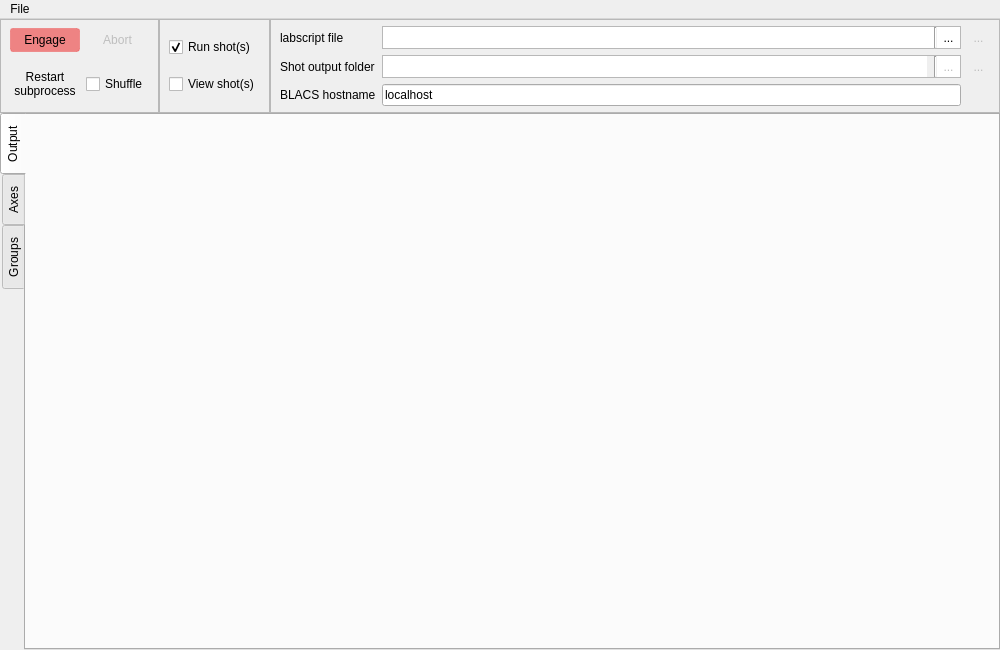
<?xml version="1.0" encoding="UTF-8"?>
<ui version="4.0">
 <class>MainWindow</class>
 <widget class="QMainWindow" name="MainWindow">
  <property name="geometry">
   <rect>
    <x>0</x>
    <y>0</y>
    <width>1000</width>
    <height>650</height>
   </rect>
  </property>
  <property name="windowTitle">
   <string>runmanager - the labscript suite</string>
  </property>
  <property name="windowIcon">
   <iconset>
    <normaloff>:/qtutils/custom/runmanager.png</normaloff>:/qtutils/custom/runmanager.png</iconset>
  </property>
  <property name="styleSheet">
   <string notr="true"/>
  </property>
  <property name="unifiedTitleAndToolBarOnMac">
   <bool>false</bool>
  </property>
  <widget class="QWidget" name="centralwidget">
   <property name="styleSheet">
    <string notr="true">QPushButton {
     border: none;
     padding: 4px;
 }

QPushButton:hover {
     background-color: qlineargradient(x1: 0, y1: 0, x2: 0, y2: 1,
                                       stop: 0 #f6f7fa, stop: 1 #dadbde);
     border: 1px solid #8f8f91;
     border-radius: 3px;
 }

 QPushButton:pressed {
     background-color: qlineargradient(x1: 0, y1: 0, x2: 0, y2: 1,
                                       stop: 0 #dadbde, stop: 1 #f6f7fa);
     border: 1px solid #8f8f91;
     border-radius: 3px;
 }

QPushButton:checked {
     background-color: #dadbde;
     border: 1px solid #8f8f91;
     border-radius: 3px;
 }

QPushButton:hover:checked {
     background-color: qlineargradient(x1: 0, y1: 0, x2: 0, y2: 1,
                                       stop: 0 #dadbde, stop: 1 #f6f7fa);
     border: 1px solid #8f8f91;
     border-radius: 3px;
 }

QToolButton {
     border: none;
     padding: 2px;
 }

QToolButton:hover {
     background-color: qlineargradient(x1: 0, y1: 0, x2: 0, y2: 1,
                                       stop: 0 #f6f7fa, stop: 1 #dadbde);
     border: 1px solid #8f8f91;
     border-radius: 3px;
 }

 QToolButton:pressed {
     background-color: qlineargradient(x1: 0, y1: 0, x2: 0, y2: 1,
                                       stop: 0 #dadbde, stop: 1 #f6f7fa);
     border: 1px solid #8f8f91;
     border-radius: 3px;
 }

QToolButton:checked {
     background-color: #dadbde;
     border: 1px solid #8f8f91;
     border-radius: 3px;
 }

QToolButton:hover:checked {
     background-color: qlineargradient(x1: 0, y1: 0, x2: 0, y2: 1,
                                       stop: 0 #dadbde, stop: 1 #f6f7fa);
     border: 1px solid #8f8f91;
     border-radius: 3px;
 }
</string>
   </property>
   <layout class="QVBoxLayout" name="verticalLayout">
    <property name="spacing">
     <number>0</number>
    </property>
    <property name="margin">
     <number>0</number>
    </property>
    <item>
     <layout class="QHBoxLayout" name="horizontalLayout_3">
      <property name="spacing">
       <number>0</number>
      </property>
      <property name="sizeConstraint">
       <enum>QLayout::SetDefaultConstraint</enum>
      </property>
      <item>
       <widget class="QFrame" name="frame">
        <property name="styleSheet">
         <string notr="true"/>
        </property>
        <property name="frameShape">
         <enum>QFrame::StyledPanel</enum>
        </property>
        <layout class="QGridLayout" name="gridLayout">
         <property name="topMargin">
          <number>0</number>
         </property>
         <property name="bottomMargin">
          <number>0</number>
         </property>
         <item row="0" column="1">
          <widget class="QPushButton" name="pushButton_abort">
           <property name="enabled">
            <bool>false</bool>
           </property>
           <property name="focusPolicy">
            <enum>Qt::NoFocus</enum>
           </property>
           <property name="toolTip">
            <string>Stop compiling shots after the current shot is compiled.
 To interrupt a compilation mid-shot, use the 'Restart subprocess' button</string>
           </property>
           <property name="text">
            <string>Abort</string>
           </property>
           <property name="icon">
            <iconset>
             <normaloff>:/qtutils/fugue/cross-octagon.png</normaloff>:/qtutils/fugue/cross-octagon.png</iconset>
           </property>
          </widget>
         </item>
         <item row="0" column="0">
          <widget class="QPushButton" name="pushButton_engage">
           <property name="enabled">
            <bool>true</bool>
           </property>
           <property name="focusPolicy">
            <enum>Qt::NoFocus</enum>
           </property>
           <property name="toolTip">
            <string>&lt;html&gt;&lt;head/&gt;&lt;body&gt;&lt;p&gt;Compile pending shots, submit them to BLACS if &quot;run shots&quot; is checked, and send them to runviewer if &quot;view shots&quot; is checked.&lt;/p&gt;&lt;/body&gt;&lt;/html&gt;</string>
           </property>
           <property name="autoFillBackground">
            <bool>false</bool>
           </property>
           <property name="styleSheet">
            <string notr="true">QPushButton {
	 background-color: rgba(238,96,96,192);
     border: 1px solid rgba(238,96,96,128);
	  border-radius: 3px;
     padding: 4px;
 }

QPushButton:hover {
     background-color: qlineargradient(x1: 0, y1: 0, x2: 0, y2: 1,
                                       stop: 0 #ff7878, stop: 1 #dd4848);
     border: None;
	 border-radius: 3px;
 }

 QPushButton:pressed {
     background-color: qlineargradient(x1: 0, y1: 0, x2: 0, y2: 1,
                                       stop: 0 #dd4848, stop: 1 #ff7878);
     border: 1px solid #8f8f91;
     border-radius: 3px;
 }</string>
           </property>
           <property name="text">
            <string>Engage</string>
           </property>
           <property name="icon">
            <iconset>
             <normaloff>:/qtutils/fugue/control.png</normaloff>:/qtutils/fugue/control.png</iconset>
           </property>
           <property name="autoDefault">
            <bool>false</bool>
           </property>
           <property name="flat">
            <bool>false</bool>
           </property>
          </widget>
         </item>
         <item row="1" column="0">
          <widget class="QPushButton" name="pushButton_restart_subprocess">
           <property name="focusPolicy">
            <enum>Qt::NoFocus</enum>
           </property>
           <property name="toolTip">
            <string>&lt;html&gt;&lt;head/&gt;&lt;body&gt;&lt;p&gt;Forcefully restart the compilation subprocess, stopping any compilation in process.&lt;/p&gt;&lt;p&gt;This can be useful if the child process is misbehaving for any reason.&lt;/p&gt;&lt;/body&gt;&lt;/html&gt;</string>
           </property>
           <property name="text">
            <string>Restart
subprocess</string>
           </property>
           <property name="icon">
            <iconset>
             <normaloff>:/qtutils/fugue/arrow-circle-135-left.png</normaloff>:/qtutils/fugue/arrow-circle-135-left.png</iconset>
           </property>
          </widget>
         </item>
         <item row="1" column="1">
          <widget class="QCheckBox" name="pushButton_shuffle">
           <property name="focusPolicy">
            <enum>Qt::NoFocus</enum>
           </property>
           <property name="toolTip">
            <string>&lt;html&gt;&lt;head/&gt;&lt;body&gt;&lt;p&gt;Send compiled shots to BLACS in a random order, to prevent scanned parameters correlating with temporal drifts.&lt;/p&gt;&lt;/body&gt;&lt;/html&gt;</string>
           </property>
           <property name="text">
            <string>Shuffle</string>
           </property>
           <property name="icon">
            <iconset>
             <normaloff>:/qtutils/fugue/arrow-switch.png</normaloff>:/qtutils/fugue/arrow-switch.png</iconset>
           </property>
           <property name="checkable">
            <bool>true</bool>
           </property>
           <property name="tristate">
            <bool>false</bool>
           </property>
          </widget>
         </item>
        </layout>
       </widget>
      </item>
      <item>
       <widget class="QFrame" name="frame">
        <property name="sizePolicy">
         <sizepolicy hsizetype="Minimum" vsizetype="Preferred">
          <horstretch>0</horstretch>
          <verstretch>0</verstretch>
         </sizepolicy>
        </property>
        <property name="frameShape">
         <enum>QFrame::StyledPanel</enum>
        </property>
        <layout class="QVBoxLayout" name="verticalLayout_2">
         <property name="spacing">
          <number>9</number>
         </property>
         <property name="sizeConstraint">
          <enum>QLayout::SetDefaultConstraint</enum>
         </property>
         <item>
          <widget class="QCheckBox" name="checkBox_run_shots">
           <property name="toolTip">
            <string>Send the shot files to BLACS after compilation</string>
           </property>
           <property name="text">
            <string>Run shot(s)</string>
           </property>
           <property name="checked">
            <bool>true</bool>
           </property>
          </widget>
         </item>
         <item>
          <widget class="QCheckBox" name="checkBox_view_shots">
           <property name="toolTip">
            <string>Open the shot files in runviewer after compilation</string>
           </property>
           <property name="text">
            <string>View shot(s)</string>
           </property>
          </widget>
         </item>
        </layout>
       </widget>
      </item>
      <item>
       <widget class="QFrame" name="frame">
        <property name="sizePolicy">
         <sizepolicy hsizetype="Expanding" vsizetype="Preferred">
          <horstretch>1</horstretch>
          <verstretch>0</verstretch>
         </sizepolicy>
        </property>
        <property name="frameShape">
         <enum>QFrame::StyledPanel</enum>
        </property>
        <property name="frameShadow">
         <enum>QFrame::Plain</enum>
        </property>
        <layout class="QGridLayout" name="gridLayout_3">
         <property name="sizeConstraint">
          <enum>QLayout::SetDefaultConstraint</enum>
         </property>
         <property name="leftMargin">
          <number>9</number>
         </property>
         <property name="topMargin">
          <number>6</number>
         </property>
         <property name="bottomMargin">
          <number>6</number>
         </property>
         <item row="2" column="1">
          <widget class="QLineEdit" name="lineEdit_BLACS_hostname">
           <property name="toolTip">
            <string>&lt;html&gt;&lt;head/&gt;&lt;body&gt;&lt;p&gt;The host computer running BLACS.&lt;/p&gt;&lt;/body&gt;&lt;/html&gt;</string>
           </property>
           <property name="text">
            <string>localhost</string>
           </property>
           <property name="frame">
            <bool>true</bool>
           </property>
          </widget>
         </item>
         <item row="0" column="0">
          <widget class="QLabel" name="label_3">
           <property name="text">
            <string>labscript file</string>
           </property>
          </widget>
         </item>
         <item row="1" column="2">
          <widget class="QToolButton" name="toolButton_reset_shot_output_folder">
           <property name="enabled">
            <bool>false</bool>
           </property>
           <property name="toolTip">
            <string>&lt;html&gt;&lt;head/&gt;&lt;body&gt;&lt;p&gt;Reset to default output folder.&lt;/p&gt;&lt;p&gt;If the folder does not exist it will be created at compile-time.&lt;/p&gt;&lt;/body&gt;&lt;/html&gt;</string>
           </property>
           <property name="text">
            <string>...</string>
           </property>
           <property name="icon">
            <iconset>
             <normaloff>:/qtutils/fugue/arrow-turn-180-left.png</normaloff>:/qtutils/fugue/arrow-turn-180-left.png</iconset>
           </property>
          </widget>
         </item>
         <item row="1" column="0">
          <widget class="QLabel" name="label_2">
           <property name="text">
            <string>Shot output folder</string>
           </property>
          </widget>
         </item>
         <item row="2" column="0">
          <widget class="QLabel" name="label">
           <property name="text">
            <string>BLACS hostname</string>
           </property>
          </widget>
         </item>
         <item row="0" column="2">
          <widget class="QToolButton" name="toolButton_edit_labscript_file">
           <property name="enabled">
            <bool>false</bool>
           </property>
           <property name="toolTip">
            <string>&lt;html&gt;&lt;head/&gt;&lt;body&gt;&lt;p&gt;Edit this labscript file in a text editor.&lt;/p&gt;&lt;/body&gt;&lt;/html&gt;</string>
           </property>
           <property name="text">
            <string>...</string>
           </property>
           <property name="icon">
            <iconset>
             <normaloff>:/qtutils/fugue/document--pencil.png</normaloff>:/qtutils/fugue/document--pencil.png</iconset>
           </property>
          </widget>
         </item>
         <item row="1" column="1">
          <widget class="QFrame" name="frame">
           <property name="sizePolicy">
            <sizepolicy hsizetype="Preferred" vsizetype="Preferred">
             <horstretch>0</horstretch>
             <verstretch>0</verstretch>
            </sizepolicy>
           </property>
           <property name="sizeIncrement">
            <size>
             <width>0</width>
             <height>0</height>
            </size>
           </property>
           <property name="frameShape">
            <enum>QFrame::StyledPanel</enum>
           </property>
           <layout class="QHBoxLayout" name="horizontalLayout">
            <property name="spacing">
             <number>0</number>
            </property>
            <property name="margin">
             <number>0</number>
            </property>
            <item>
             <widget class="QLineEdit" name="lineEdit_shot_output_folder">
              <property name="sizePolicy">
               <sizepolicy hsizetype="Expanding" vsizetype="Ignored">
                <horstretch>0</horstretch>
                <verstretch>0</verstretch>
               </sizepolicy>
              </property>
              <property name="toolTip">
               <string>&lt;html&gt;&lt;head/&gt;&lt;body&gt;&lt;p&gt;The folder in which newly compiled shot files will be placed.&lt;/p&gt;&lt;p&gt;If the folder does not exist, it will be created at compile time.&lt;/p&gt;&lt;/body&gt;&lt;/html&gt;</string>
              </property>
              <property name="styleSheet">
               <string notr="true"/>
              </property>
              <property name="frame">
               <bool>false</bool>
              </property>
              <property name="readOnly">
               <bool>true</bool>
              </property>
             </widget>
            </item>
            <item>
             <widget class="QLabel" name="label_non_default_folder">
              <property name="toolTip">
               <string>&lt;html&gt;&lt;head/&gt;&lt;body&gt;&lt;p&gt;Non-default output folder chosen: all shots will be produced in this folder.&lt;/p&gt;&lt;p&gt;New folders will not automatically be created for new sequences/dates/etc.&lt;/p&gt;&lt;p&gt;To reset to the default output folder, click the 'reset to default output folder' button.&lt;/p&gt;&lt;/body&gt;&lt;/html&gt;</string>
              </property>
              <property name="text">
               <string/>
              </property>
              <property name="pixmap">
               <pixmap>:/qtutils/fugue/exclamation-white.png</pixmap>
              </property>
             </widget>
            </item>
            <item>
             <widget class="Line" name="line_2">
              <property name="orientation">
               <enum>Qt::Vertical</enum>
              </property>
             </widget>
            </item>
            <item>
             <widget class="QToolButton" name="toolButton_select_shot_output_folder">
              <property name="enabled">
               <bool>false</bool>
              </property>
              <property name="toolTip">
               <string>Select folder ...</string>
              </property>
              <property name="styleSheet">
               <string notr="true">QToolButton{
    border: none;
    background: white;
    padding: 2px;
}

QToolButton:hover {
     background-color: qlineargradient(x1: 0, y1: 0, x2: 0, y2: 1,
                                       stop: 0 #f6f7fa, stop: 1 #dadbde);
 }

 QToolButton:pressed {
     background-color: qlineargradient(x1: 0, y1: 0, x2: 0, y2: 1,
                                       stop: 0 #dadbde, stop: 1 #f6f7fa);
 }</string>
              </property>
              <property name="text">
               <string>...</string>
              </property>
              <property name="icon">
               <iconset>
                <normaloff>:/qtutils/fugue/folder-horizontal-open.png</normaloff>:/qtutils/fugue/folder-horizontal-open.png</iconset>
              </property>
             </widget>
            </item>
           </layout>
          </widget>
         </item>
         <item row="0" column="1">
          <widget class="QFrame" name="frame">
           <property name="autoFillBackground">
            <bool>false</bool>
           </property>
           <property name="styleSheet">
            <string notr="true">QToolButton{
    background: rgb(224,224,224);
    padding: 3px;
}</string>
           </property>
           <property name="frameShape">
            <enum>QFrame::StyledPanel</enum>
           </property>
           <layout class="QHBoxLayout" name="horizontalLayout_2">
            <property name="spacing">
             <number>0</number>
            </property>
            <property name="margin">
             <number>0</number>
            </property>
            <item>
             <widget class="QLineEdit" name="lineEdit_labscript_file">
              <property name="sizePolicy">
               <sizepolicy hsizetype="Expanding" vsizetype="Ignored">
                <horstretch>0</horstretch>
                <verstretch>0</verstretch>
               </sizepolicy>
              </property>
              <property name="toolTip">
               <string>The labscript file to compile.</string>
              </property>
              <property name="styleSheet">
               <string notr="true"/>
              </property>
              <property name="frame">
               <bool>false</bool>
              </property>
              <property name="readOnly">
               <bool>true</bool>
              </property>
             </widget>
            </item>
            <item>
             <widget class="Line" name="line">
              <property name="orientation">
               <enum>Qt::Vertical</enum>
              </property>
             </widget>
            </item>
            <item>
             <widget class="QToolButton" name="toolButton_select_labscript_file">
              <property name="toolTip">
               <string>Select a file ...</string>
              </property>
              <property name="styleSheet">
               <string notr="true">QToolButton{
    border: none;
    background: white;
    padding: 2px;
}

QToolButton:hover {
     background-color: qlineargradient(x1: 0, y1: 0, x2: 0, y2: 1,
                                       stop: 0 #f6f7fa, stop: 1 #dadbde);
 }

 QToolButton:pressed {
     background-color: qlineargradient(x1: 0, y1: 0, x2: 0, y2: 1,
                                       stop: 0 #dadbde, stop: 1 #f6f7fa);
 }</string>
              </property>
              <property name="text">
               <string>...</string>
              </property>
              <property name="icon">
               <iconset>
                <normaloff>:/qtutils/custom/python-document.png</normaloff>:/qtutils/custom/python-document.png</iconset>
              </property>
             </widget>
            </item>
           </layout>
          </widget>
         </item>
        </layout>
       </widget>
      </item>
     </layout>
    </item>
    <item>
     <widget class="FingerTabWidget" name="tabWidget">
      <property name="sizePolicy">
       <sizepolicy hsizetype="Expanding" vsizetype="Expanding">
        <horstretch>0</horstretch>
        <verstretch>1</verstretch>
       </sizepolicy>
      </property>
      <property name="autoFillBackground">
       <bool>false</bool>
      </property>
      <property name="styleSheet">
       <string notr="true">QTabBar{ font-size: 9pt }</string>
      </property>
      <property name="tabPosition">
       <enum>QTabWidget::West</enum>
      </property>
      <property name="tabShape">
       <enum>QTabWidget::Rounded</enum>
      </property>
      <property name="currentIndex">
       <number>0</number>
      </property>
      <property name="elideMode">
       <enum>Qt::ElideRight</enum>
      </property>
      <property name="usesScrollButtons">
       <bool>true</bool>
      </property>
      <property name="documentMode">
       <bool>false</bool>
      </property>
      <property name="tabsClosable">
       <bool>false</bool>
      </property>
      <property name="movable">
       <bool>true</bool>
      </property>
      <widget class="QWidget" name="tab_output">
       <attribute name="icon">
        <iconset>
         <normaloff>:/qtutils/fugue/terminal.png</normaloff>:/qtutils/fugue/terminal.png</iconset>
       </attribute>
       <attribute name="title">
        <string>Output</string>
       </attribute>
       <attribute name="toolTip">
        <string>&lt;html&gt;&lt;head/&gt;&lt;body&gt;&lt;p&gt;View textual output of compilation.&lt;/p&gt;&lt;/body&gt;&lt;/html&gt;</string>
       </attribute>
       <layout class="QVBoxLayout" name="verticalLayout_5">
        <property name="spacing">
         <number>0</number>
        </property>
        <property name="margin">
         <number>0</number>
        </property>
        <item>
         <layout class="QVBoxLayout" name="verticalLayout_output_tab"/>
        </item>
       </layout>
      </widget>
      <widget class="QWidget" name="tab_axes">
       <attribute name="icon">
        <iconset>
         <normaloff>:/qtutils/custom/outer.png</normaloff>:/qtutils/custom/outer.png</iconset>
       </attribute>
       <attribute name="title">
        <string>Axes</string>
       </attribute>
       <attribute name="toolTip">
        <string>&lt;html&gt;&lt;head/&gt;&lt;body&gt;&lt;p&gt;See and change settings for the axes of the currently described parameter space.&lt;/p&gt;&lt;/body&gt;&lt;/html&gt;</string>
       </attribute>
       <layout class="QHBoxLayout" name="horizontalLayout_4">
        <property name="spacing">
         <number>0</number>
        </property>
        <property name="margin">
         <number>0</number>
        </property>
        <item>
         <layout class="QVBoxLayout" name="verticalLayout_4">
          <property name="spacing">
           <number>6</number>
          </property>
          <property name="leftMargin">
           <number>3</number>
          </property>
          <property name="rightMargin">
           <number>3</number>
          </property>
          <item>
           <spacer name="verticalSpacer">
            <property name="orientation">
             <enum>Qt::Vertical</enum>
            </property>
            <property name="sizeHint" stdset="0">
             <size>
              <width>20</width>
              <height>40</height>
             </size>
            </property>
           </spacer>
          </item>
          <item>
           <widget class="QToolButton" name="toolButton_axis_to_top">
            <property name="toolTip">
             <string>Move selected axis to top</string>
            </property>
            <property name="text">
             <string>...</string>
            </property>
            <property name="icon">
             <iconset>
              <normaloff>:/qtutils/fugue/arrow-stop-090.png</normaloff>:/qtutils/fugue/arrow-stop-090.png</iconset>
            </property>
           </widget>
          </item>
          <item>
           <widget class="QToolButton" name="toolButton_axis_up">
            <property name="toolTip">
             <string>Move selected axis up</string>
            </property>
            <property name="text">
             <string>...</string>
            </property>
            <property name="icon">
             <iconset>
              <normaloff>:/qtutils/fugue/arrow-090.png</normaloff>:/qtutils/fugue/arrow-090.png</iconset>
            </property>
           </widget>
          </item>
          <item>
           <widget class="QToolButton" name="toolButton_axis_down">
            <property name="toolTip">
             <string>Move selected axis down</string>
            </property>
            <property name="text">
             <string>...</string>
            </property>
            <property name="icon">
             <iconset>
              <normaloff>:/qtutils/fugue/arrow-270.png</normaloff>:/qtutils/fugue/arrow-270.png</iconset>
            </property>
           </widget>
          </item>
          <item>
           <widget class="QToolButton" name="toolButton_axis_to_bottom">
            <property name="toolTip">
             <string>Move selected axis to bottom</string>
            </property>
            <property name="text">
             <string>...</string>
            </property>
            <property name="icon">
             <iconset>
              <normaloff>:/qtutils/fugue/arrow-stop-270.png</normaloff>:/qtutils/fugue/arrow-stop-270.png</iconset>
            </property>
           </widget>
          </item>
          <item>
           <spacer name="verticalSpacer_2">
            <property name="orientation">
             <enum>Qt::Vertical</enum>
            </property>
            <property name="sizeHint" stdset="0">
             <size>
              <width>20</width>
              <height>40</height>
             </size>
            </property>
           </spacer>
          </item>
         </layout>
        </item>
        <item>
         <widget class="QScrollArea" name="scrollArea">
          <property name="frameShape">
           <enum>QFrame::NoFrame</enum>
          </property>
          <property name="widgetResizable">
           <bool>true</bool>
          </property>
          <widget class="QWidget" name="scrollAreaWidgetContents">
           <property name="geometry">
            <rect>
             <x>0</x>
             <y>0</y>
             <width>926</width>
             <height>486</height>
            </rect>
           </property>
           <layout class="QVBoxLayout" name="verticalLayout_7">
            <property name="spacing">
             <number>0</number>
            </property>
            <property name="margin">
             <number>0</number>
            </property>
            <item>
             <widget class="TreeView" name="treeView_axes">
              <property name="editTriggers">
               <set>QAbstractItemView::NoEditTriggers</set>
              </property>
              <property name="selectionMode">
               <enum>QAbstractItemView::ExtendedSelection</enum>
              </property>
              <property name="selectionBehavior">
               <enum>QAbstractItemView::SelectRows</enum>
              </property>
              <property name="alternatingRowColors">
               <bool>true</bool>
              </property>
             </widget>
            </item>
           </layout>
          </widget>
         </widget>
        </item>
       </layout>
      </widget>
      <widget class="QWidget" name="tab_groups">
       <attribute name="icon">
        <iconset>
         <normaloff>:/qtutils/fugue/tables-stacks.png</normaloff>:/qtutils/fugue/tables-stacks.png</iconset>
       </attribute>
       <attribute name="title">
        <string>Groups</string>
       </attribute>
       <attribute name="toolTip">
        <string>&lt;html&gt;&lt;head/&gt;&lt;body&gt;&lt;p&gt;Select files and groups of globals to view and edit in runviewer.&lt;/p&gt;&lt;/body&gt;&lt;/html&gt;</string>
       </attribute>
       <layout class="QVBoxLayout" name="verticalLayout_8">
        <property name="spacing">
         <number>0</number>
        </property>
        <property name="margin">
         <number>0</number>
        </property>
        <item>
         <layout class="QHBoxLayout" name="horizontalLayout_5">
          <property name="spacing">
           <number>9</number>
          </property>
          <property name="margin">
           <number>3</number>
          </property>
          <item>
           <widget class="QPushButton" name="pushButton_open_globals_file">
            <property name="focusPolicy">
             <enum>Qt::NoFocus</enum>
            </property>
            <property name="toolTip">
             <string>&lt;html&gt;&lt;head/&gt;&lt;body&gt;&lt;p&gt;Load an HDF file containing globals into runviewer.&lt;/p&gt;&lt;/body&gt;&lt;/html&gt;</string>
            </property>
            <property name="text">
             <string>Open globals file</string>
            </property>
            <property name="icon">
             <iconset>
              <normaloff>:/qtutils/fugue/folder-open-table.png</normaloff>:/qtutils/fugue/folder-open-table.png</iconset>
            </property>
           </widget>
          </item>
          <item>
           <widget class="QPushButton" name="pushButton_new_globals_file">
            <property name="focusPolicy">
             <enum>Qt::NoFocus</enum>
            </property>
            <property name="toolTip">
             <string>&lt;html&gt;&lt;head/&gt;&lt;body&gt;&lt;p&gt;Create a new HDF file to store globals in.&lt;/p&gt;&lt;/body&gt;&lt;/html&gt;</string>
            </property>
            <property name="text">
             <string>New globals file</string>
            </property>
            <property name="icon">
             <iconset>
              <normaloff>:/qtutils/fugue/table--plus.png</normaloff>:/qtutils/fugue/table--plus.png</iconset>
            </property>
           </widget>
          </item>
          <item>
           <widget class="QPushButton" name="pushButton_diff_globals_file">
            <property name="focusPolicy">
             <enum>Qt::NoFocus</enum>
            </property>
            <property name="toolTip">
             <string>&lt;html&gt;&lt;head/&gt;&lt;body&gt;&lt;p&gt;Compare the globals stored in an HDF5 file with those currently in use by runmanager.&lt;/p&gt;&lt;/body&gt;&lt;/html&gt;</string>
            </property>
            <property name="text">
             <string>Diff globals file</string>
            </property>
            <property name="icon">
             <iconset>
              <normaloff>:/qtutils/fugue/tables.png</normaloff>:/qtutils/fugue/tables.png</iconset>
            </property>
           </widget>
          </item>
          <item>
           <spacer name="horizontalSpacer">
            <property name="orientation">
             <enum>Qt::Horizontal</enum>
            </property>
            <property name="sizeHint" stdset="0">
             <size>
              <width>40</width>
              <height>20</height>
             </size>
            </property>
           </spacer>
          </item>
         </layout>
        </item>
        <item>
         <widget class="QScrollArea" name="scrollArea_2">
          <property name="frameShape">
           <enum>QFrame::NoFrame</enum>
          </property>
          <property name="widgetResizable">
           <bool>true</bool>
          </property>
          <widget class="QWidget" name="scrollAreaWidgetContents_2">
           <property name="geometry">
            <rect>
             <x>0</x>
             <y>0</y>
             <width>963</width>
             <height>448</height>
            </rect>
           </property>
           <layout class="QVBoxLayout" name="verticalLayout_6">
            <property name="spacing">
             <number>0</number>
            </property>
            <property name="margin">
             <number>0</number>
            </property>
            <item>
             <widget class="TreeView" name="treeView_groups">
              <property name="alternatingRowColors">
               <bool>true</bool>
              </property>
             </widget>
            </item>
           </layout>
          </widget>
         </widget>
        </item>
       </layout>
      </widget>
     </widget>
    </item>
   </layout>
  </widget>
  <widget class="QMenuBar" name="menuBar">
   <property name="geometry">
    <rect>
     <x>0</x>
     <y>0</y>
     <width>1000</width>
     <height>31</height>
    </rect>
   </property>
   <widget class="QMenu" name="menuFile">
    <property name="title">
     <string>File</string>
    </property>
    <addaction name="actionLoad_configuration"/>
    <addaction name="actionRevert_configuration"/>
    <addaction name="actionSave_configuration"/>
    <addaction name="actionSave_configuration_as"/>
    <addaction name="actionQuit"/>
   </widget>
   <addaction name="menuFile"/>
  </widget>
  <action name="actionLoad_configuration">
   <property name="icon">
    <iconset>
     <normaloff>:/qtutils/fugue/folder-open.png</normaloff>:/qtutils/fugue/folder-open.png</iconset>
   </property>
   <property name="text">
    <string>Load configuration</string>
   </property>
   <property name="shortcut">
    <string>Ctrl+O</string>
   </property>
  </action>
  <action name="actionSave_configuration_as">
   <property name="enabled">
    <bool>false</bool>
   </property>
   <property name="icon">
    <iconset>
     <normaloff>:/qtutils/fugue/disk--plus.png</normaloff>:/qtutils/fugue/disk--plus.png</iconset>
   </property>
   <property name="text">
    <string>Save as...</string>
   </property>
   <property name="shortcut">
    <string>Ctrl+Shift+S</string>
   </property>
  </action>
  <action name="actionQuit">
   <property name="icon">
    <iconset>
     <normaloff>:/qtutils/fugue/cross-button.png</normaloff>:/qtutils/fugue/cross-button.png</iconset>
   </property>
   <property name="text">
    <string>Quit</string>
   </property>
   <property name="shortcut">
    <string>Ctrl+Q</string>
   </property>
  </action>
  <action name="actionSave_configuration">
   <property name="icon">
    <iconset>
     <normaloff>:/qtutils/fugue/disk.png</normaloff>:/qtutils/fugue/disk.png</iconset>
   </property>
   <property name="text">
    <string>Save configuration</string>
   </property>
   <property name="shortcut">
    <string>Ctrl+S</string>
   </property>
  </action>
  <action name="actionRevert_configuration">
   <property name="enabled">
    <bool>false</bool>
   </property>
   <property name="icon">
    <iconset>
     <normaloff>:/qtutils/fugue/arrow-curve-180-left.png</normaloff>:/qtutils/fugue/arrow-curve-180-left.png</iconset>
   </property>
   <property name="text">
    <string>Revert configuration</string>
   </property>
  </action>
 </widget>
 <customwidgets>
  <customwidget>
   <class>FingerTabWidget</class>
   <extends>QTabWidget</extends>
   <header>qtutils/widgets.h</header>
   <container>1</container>
  </customwidget>
  <customwidget>
   <class>TreeView</class>
   <extends>QTreeView</extends>
   <header>qtutils/widgets.h</header>
  </customwidget>
 </customwidgets>
 <tabstops>
  <tabstop>pushButton_engage</tabstop>
  <tabstop>pushButton_abort</tabstop>
  <tabstop>pushButton_restart_subprocess</tabstop>
  <tabstop>pushButton_shuffle</tabstop>
  <tabstop>lineEdit_labscript_file</tabstop>
  <tabstop>toolButton_select_labscript_file</tabstop>
  <tabstop>toolButton_edit_labscript_file</tabstop>
  <tabstop>lineEdit_shot_output_folder</tabstop>
  <tabstop>toolButton_select_shot_output_folder</tabstop>
  <tabstop>toolButton_reset_shot_output_folder</tabstop>
  <tabstop>lineEdit_BLACS_hostname</tabstop>
  <tabstop>tabWidget</tabstop>
  <tabstop>scrollArea</tabstop>
  <tabstop>toolButton_axis_to_top</tabstop>
  <tabstop>toolButton_axis_up</tabstop>
  <tabstop>toolButton_axis_down</tabstop>
  <tabstop>toolButton_axis_to_bottom</tabstop>
  <tabstop>treeView_axes</tabstop>
  <tabstop>pushButton_open_globals_file</tabstop>
  <tabstop>pushButton_new_globals_file</tabstop>
  <tabstop>pushButton_diff_globals_file</tabstop>
  <tabstop>treeView_groups</tabstop>
  <tabstop>scrollArea_2</tabstop>
 </tabstops>
 <resources>
  <include location="../../Anaconda/Lib/site-packages/qtutils/icons/icons.qrc"/>
 </resources>
 <connections/>
</ui>
